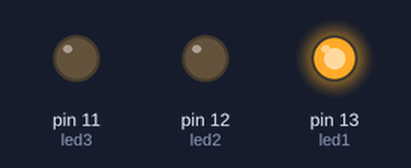
Bench run of a sketch on a simulated Arduino Uno, built with avr-gcc and run on an emulated ATmega328P. On the bench: output pins drawn as LEDs (lit = HIGH).

Above: at 0.5 s.
At 1.5 s:
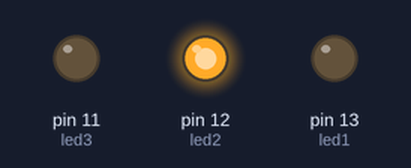
At 5.5 s:
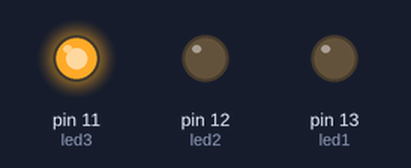
Timing chart, 0 to 6.9 s (numbered marks = the images above):
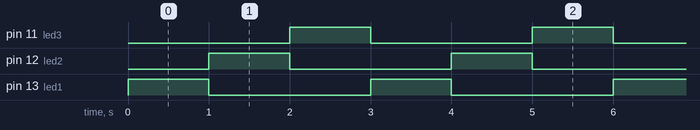

Measured:
- by itself, pin 11 (led3), pin 12 (led2), pin 13 (led1): alternates HIGH for 1.0 s and LOW for 2.0 s
- by itself, everything shown: repeats every 3.0 s, in 3 steps

The sketch:

blinkseq.ino
```cpp
/*
  Blinkseq
*/

int led1 = 13;
int led2 = 12;
int led3 = 11;

// the setup routine runs once when you press reset:
void setup() {
  // initialize the digital pin as an output.
  pinMode(led1, OUTPUT);
  pinMode(led2, OUTPUT);
  pinMode(led3, OUTPUT);
}

// the loop routine runs over and over again forever:
void loop() {
  digitalWrite(led1, HIGH);
  digitalWrite(led3, LOW);
  delay(1000);
  digitalWrite(led2, HIGH);
  digitalWrite(led1, LOW);
  delay(1000);
  digitalWrite(led3, HIGH);
  digitalWrite(led2, LOW);
  delay(1000);

}
```
